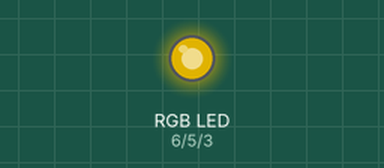
Recording of a sketch running on a simulated Arduino Uno, built with avr-gcc and run on an emulated ATmega328P. Parts: an RGB LED mixed from three pins (HIGH = lit). Dim RGB values are drawn brighter than linear; what the sketch prints to the serial monitor is not drawn.

Above: at 0.1 s.
Timing chart, 0 to 1.6 s (numbered marks = the images above):
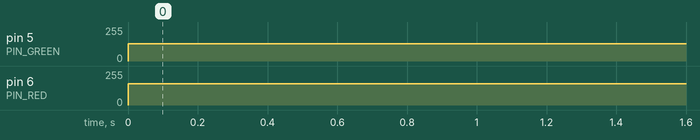

Measured:
- by itself, pin 5 (PIN_GREEN): 0/255 → 128/255 at 0.00 s
- by itself, pin 6 (PIN_RED): 0/255 → 160/255 at 0.00 s

The sketch:

rgb_led_test.ino
```cpp
const int PIN_RED = 6;
const int PIN_GREEN = 5;
const int PIN_BLUE = 3;

void setup() {
  Serial.begin(9600);
  randomSeed(416);

  pinMode(PIN_RED, OUTPUT);
  pinMode(PIN_GREEN, OUTPUT);
  pinMode(PIN_BLUE, OUTPUT);
}

void set_rgb(int red, int green, int blue, int de) {
  // Serial.begin(9600); // in void setup()
  const int SERIAL_OUTPUT = 1;

  analogWrite(PIN_RED, red);
  analogWrite(PIN_GREEN, green);
  analogWrite(PIN_BLUE, blue);

  if (SERIAL_OUTPUT == 1) {
    Serial.print("RGB: (");
    Serial.print(red);
    Serial.print(", ");
    Serial.print(green);
    Serial.print(", ");
    Serial.print(blue);
    Serial.print("), Delay: ");
    Serial.println(de);
  }

  delay(de);
}

void loop() {
  // set_rgb(random(255), random(255), random(255), random(200, 1000));
  set_rgb(160, 128, 0, 1000);
  //set_rgb(0, 255, 255, 1000);
  //set_rgb(255, 0, 255, 1000);
  //set_rgb(255, 255, 255, 1000);
}

void loop2() {
  int i = 0, j = 0, k = 0;

  for (i = 0; i < 255; i += 50) {
    for (j = 0; j < 255; j += 50) {
      for (k = 0; k < 255; k += 50) {
        set_rgb(i, j, k, 200);

      }
    }
  }
}

void simple_loop() {
  analogWrite(PIN_RED, 255);
  delay(1000);
  analogWrite(PIN_RED, 0);
  analogWrite(PIN_GREEN, 255);
  delay(1000);
  analogWrite(PIN_GREEN, 0);
  analogWrite(PIN_BLUE, 255);
  delay(1000);
  analogWrite(PIN_BLUE, 0);

  /*
  set_rgb(255, 0, 0);
  delay(1000);
  set_rgb(0, 255, 0);
  delay(1000);
  set_rgb(0, 0, 255);
  delay(1000);
  */
}
```
